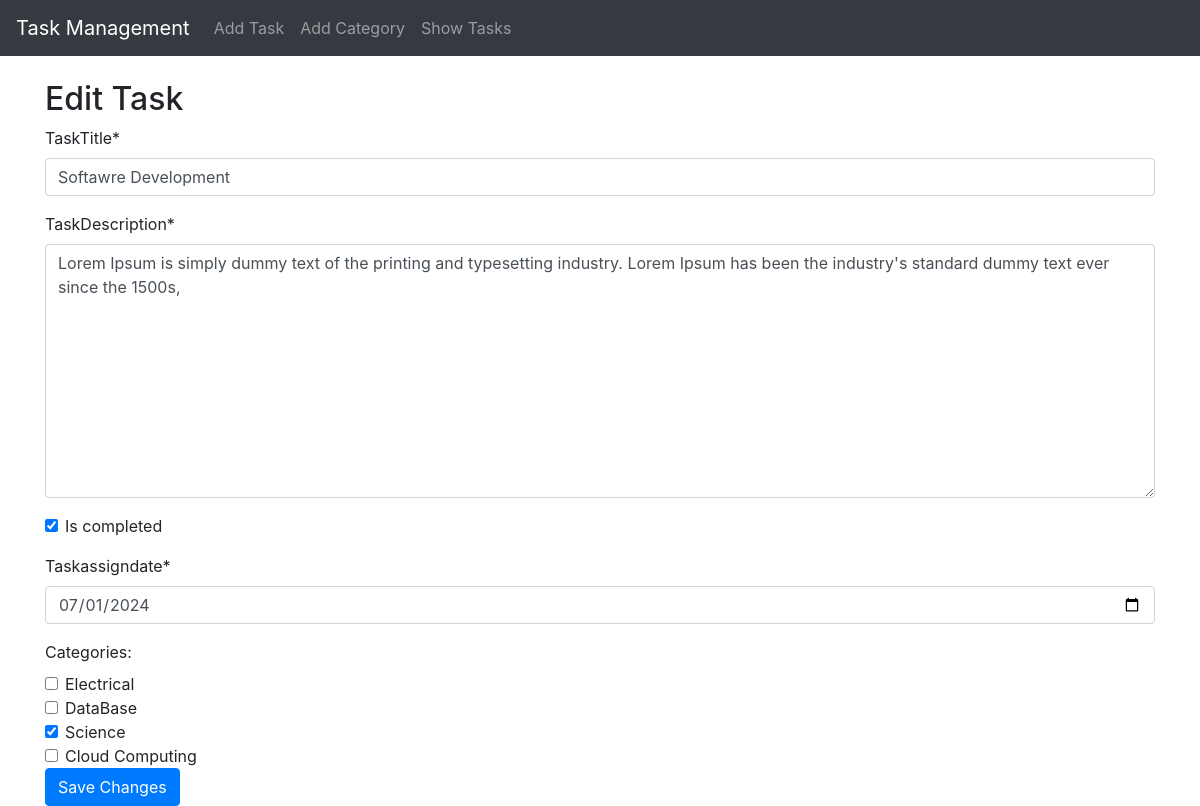
The page /edit/7/ on the database its author committed.
### task/models.py (models this page shows, shortened)
class TaskModel(models.Model):
    taskTitle = models.CharField(max_length=200)
    taskDescription = models.TextField()
    is_completed = models.BooleanField(default=False)
    taskAssignDate = models.DateField()

### category/models.py (models this page shows, shortened)
class TaskCategory(models.Model):
    categoryName = models.CharField(max_length=100)
    tasks = models.ManyToManyField(TaskModel, related_name='categories')

### task/views.py (the view)
# urls.py: path('edit/<int:task_id>/', edit_task, name='edit_task'),
def edit_task(request, task_id):
    task = get_object_or_404(TaskModel, id=task_id)
    if request.method == 'POST':
        form = TaskForm(request.POST, instance=task)
        categories = request.POST.getlist('categories')
        if form.is_valid():
            task = form.save()
            task.categories.set(categories)
            return redirect('show_tasks')
    else:
        form = TaskForm(instance=task)
        categories = TaskCategory.objects.all()
        selected_categories = task.categories.all().values_list('id', flat=True)
    return render(request, 'edit_task.html', {
        'form': form,
        'categories': categories,
        'selected_categories': selected_categories
    })

### task/forms.py
class TaskForm(forms.ModelForm):
    taskAssignDate = forms.DateField(
        widget=forms.DateInput(attrs={'type': 'date'}),
        required=True
    )
    class Meta:
        model = TaskModel
        fields = ['taskTitle', 'taskDescription', 'is_completed', 'taskAssignDate']

### task/templates/edit_task.html (shortened to what this page needs)
{% extends 'base.html' %}
{% load crispy_forms_tags %}
{% block content %}
<h2>Edit Task</h2>
<form method="post">
    {{ form|crispy }}
    <div>
        <label>Categories:</label>
        {% for category in categories %}
        <div class="form-check">
            <input class="form-check-input" type="checkbox" name="categories" value="{{ category.id }}" id="category{{ category.id }}" {% if category.id in selected_categories %}checked{% endif %}>
            <label class="form-check-label" for="category{{ category.id }}">
                {{ category.categoryName }}
            </label>
        </div>
        {% endfor %}
    </div>
    <button type="submit" class="btn btn-primary">Save Changes</button>
</form>
{% endblock %}

### rows shown on the page
TaskModel: taskTitle "Softawre Development", taskDescription "Lorem Ipsum is simply dummy text of the printing and typesetting industry. Lorem Ipsum has been the industry's standard dummy text ever since the 1500s,", is_completed "☑", taskAssignDate "07/01/2024"
TaskCategory: categoryName "Electrical"
TaskCategory: categoryName "DataBase"
TaskCategory: categories "☑", categoryName "Science"
TaskCategory: categoryName "Cloud Computing"
